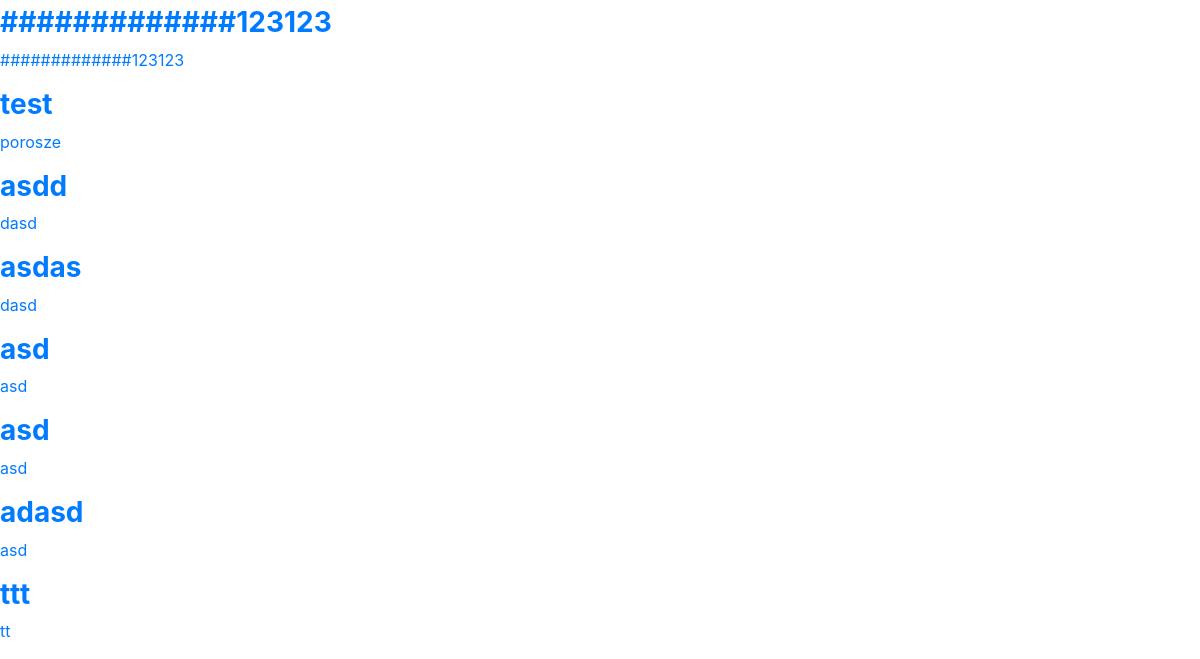
The app's page /quiz/testlist/ (lower part), older data.
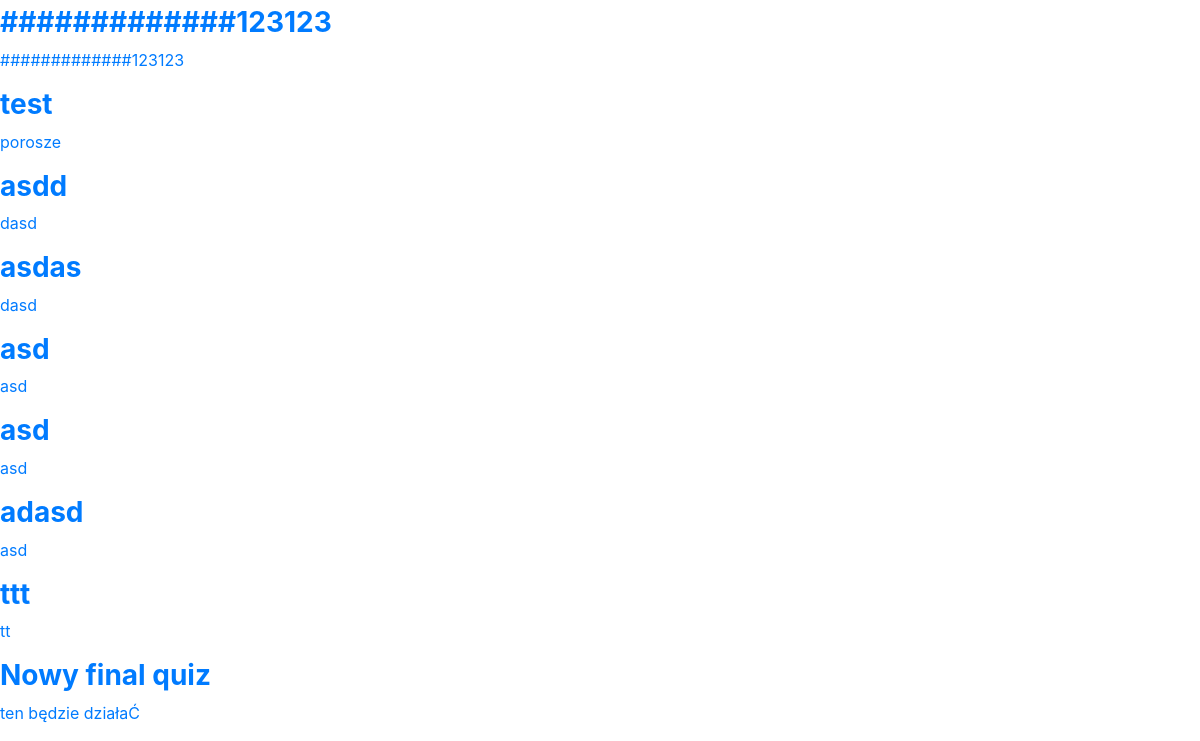
The same page, newer data.
### quizAPP/models.py (models this page shows, shortened)
class Quiz(models.Model):
    title = models.CharField(max_length=200)
    description = models.TextField(blank=True, null=True)
    created_by = models.ForeignKey(User, on_delete=models.PROTECT, related_name='quizzes')

### quizAPP/views.py (the view)
# urls.py: path('testlist/',views.test_list,name='testlist')
def test_list(request):
    quiz_list = Quiz.objects.all()
    return render(request,"quiz/testlist.html",{'quizzes': quiz_list})

### templates/quiz/testlist.html (shortened to what this page needs)
{% extends "base.html" %}
{% block content %}
    {% if quizzes %}
        {% for quiz in quizzes %}
          <a href="/attend/{{ quiz.id }}" target="_blank"><div class="quiz-option" style="width: 40%;">
              <h3><b>{{ quiz.title }}</b></h3>
              <p>{{ quiz.description }}</p>
          </div></a>
        {% endfor %}
    {% else %}
        <p>Nie ma dostępnych żadnych quizów.</p>
    {% endif %}
{% endblock %}

Row changes from the older to the newer data that the page shows:
added Quiz: title "Nowy final quiz", description "ten będzie działaĆ"
